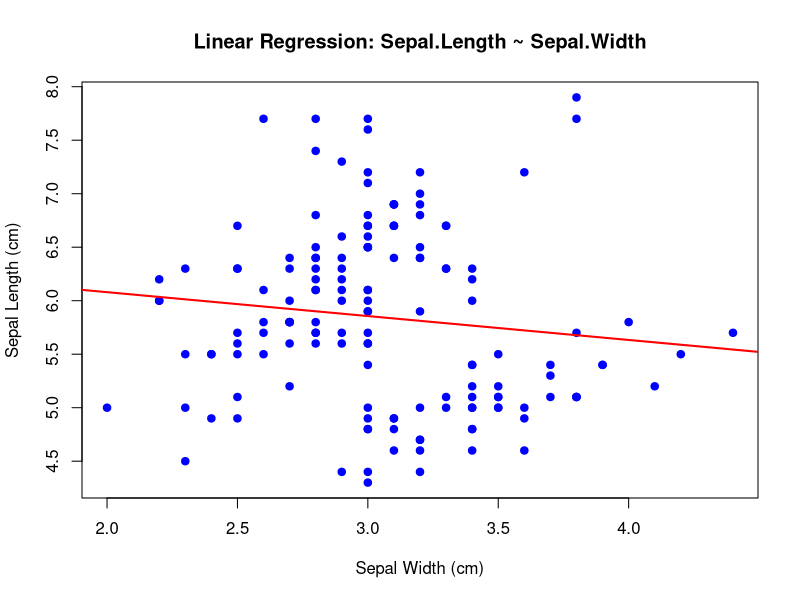
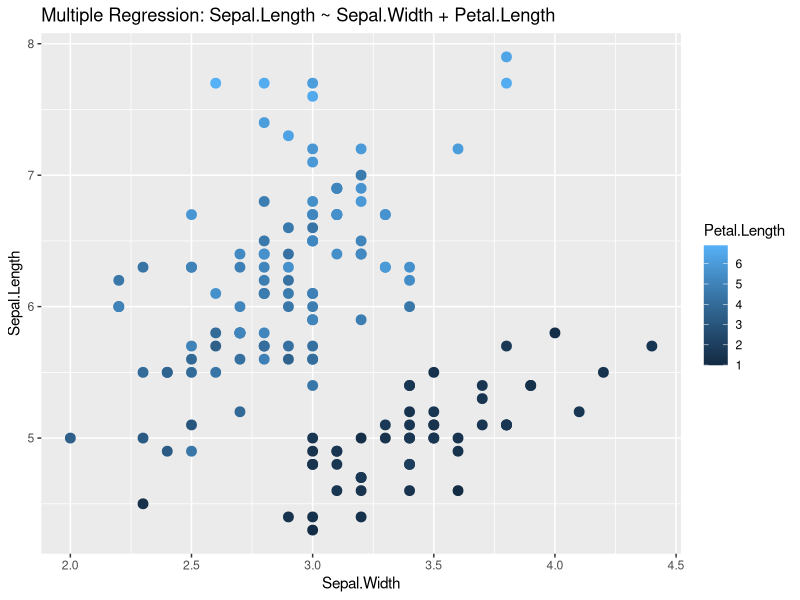
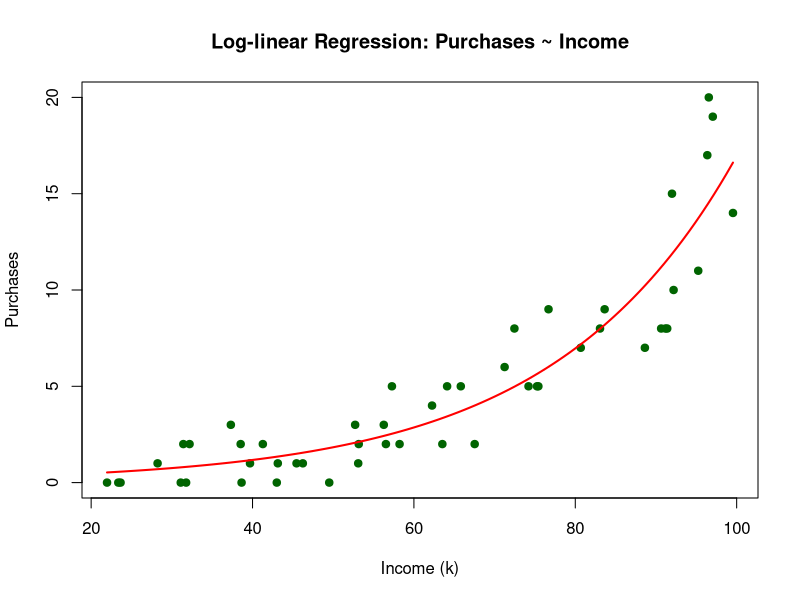
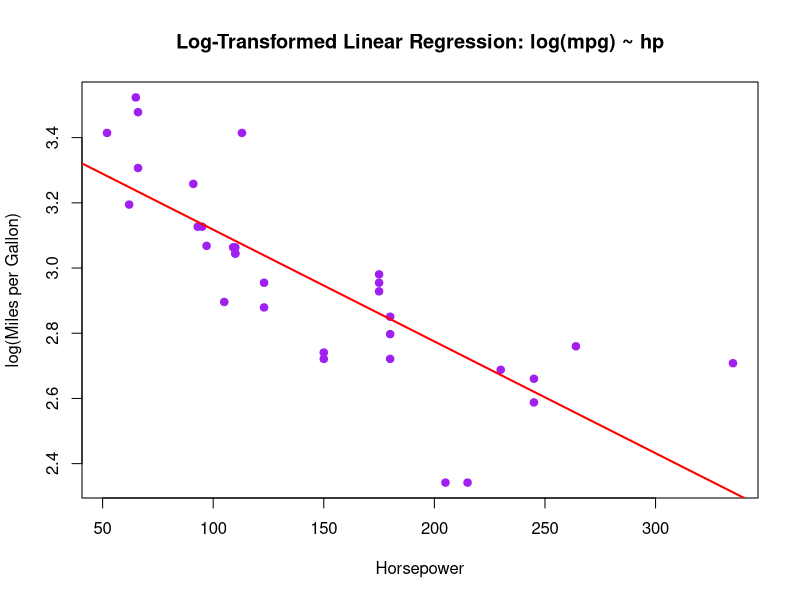
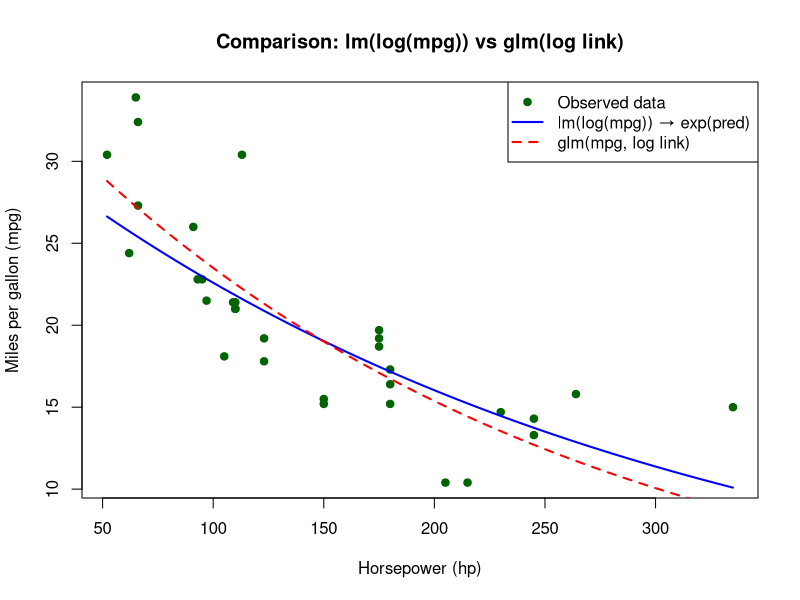

These figures' R source, in order:
## ---- chunk 1
# Load iris dataset
data("iris")

# Fit a linear regression model
lm_model <- lm(Sepal.Length ~ Sepal.Width, data = iris)

# Model summary
summary(lm_model)

# Predictions for new horsepower values
new_data <- data.frame(Sepal.Width = c(2.5, 3.0, 3.5))
predictions <- predict(lm_model, new_data, interval = "confidence")
predictions

# Plot data with regression line
plot(iris$Sepal.Width, iris$Sepal.Length, 
     pch = 19, col = "blue", 
     xlab = "Sepal Width (cm)", ylab = "Sepal Length (cm)",
     main = "Linear Regression: Sepal.Length ~ Sepal.Width")
abline(lm_model, col = "red", lwd = 2)

## ---- chunk 2
# Fit a multiple regression model
lm_multi <- lm(Sepal.Length ~ Sepal.Width + Petal.Length, data = iris)

# Model summary
summary(lm_multi)

# Predictions for new combinations of hp and wt
new_multi <- data.frame(Sepal.Width = c(2.5, 3.0, 3.5),
                        Petal.Length = c(1.0, 4.0, 5.5))
predict(lm_multi, new_multi, interval = "confidence")

# Visualize effect of hp on mpg for a fixed weight
library(ggplot2)
ggplot(iris, aes(x = Sepal.Width, y = Sepal.Length, color = Petal.Length)) +
  geom_point(size = 3) +
  geom_smooth(method = "lm", formula = y ~ x + Petal.Length, se = FALSE) +
  labs(title = "Multiple Regression: Sepal.Length ~ Sepal.Width + Petal.Length")





## ---- chunk 3
set.seed(123)
rpois(10, lambda = 3)
## ---- chunk 4

cat("Equation: log(μ_i) = β0 + β1 * x_i  (Poisson log-linear model)")

# Simulate count data
set.seed(123)
income <- runif(50, 20, 100)  # income between 20k–100k
purchases <- rpois(50, lambda = exp(0.05 * income - 2))# -2 and 0.05 are the real coefficients
#rpois is for random sampling for 50 numbers 
#please note that lambda is mean of Poisson distribution

data <- data.frame(income, purchases)

# Fit log-linear (Poisson regression) model
glm_model <- glm(purchases ~ income, data = data, family = poisson(link = "log"))

# Model summary
summary(glm_model)

# Predictions for new income values
new_income <- data.frame(income = c(30, 60, 90))
pred_counts <- predict(glm_model, new_income, type = "response")
pred_counts

# Plot observed vs fitted curve
plot(data$income, data$purchases, 
     pch = 19, col = "darkgreen",
     xlab = "Income (k)", ylab = "Purchases",
     main = "Log-linear Regression: Purchases ~ Income")

curve(predict(glm_model, newdata = data.frame(income = x), type = "response"), 
      add = TRUE, col = "red", lwd = 2)
## ---- chunk 5
cat("Equation: log(Y_i) = β0 + β1 * x_i + ε_i   (Log-transformed linear model)")

lm_log <- lm(log(mpg) ~ hp, data = mtcars)
summary(lm_log)

new_data <- data.frame(hp = c(100, 150, 200))
pred_log <- predict(lm_log, new_data, interval = "confidence")
exp(pred_log)  # back-transform to original scale

plot(mtcars$hp, log(mtcars$mpg),
     pch = 19, col = "purple",
     xlab = "Horsepower", ylab = "log(Miles per Gallon)",
     main = "Log-Transformed Linear Regression: log(mpg) ~ hp")

abline(lm_log, col = "red", lwd = 2)
## ---- chunk 6
# Load mtcars dataset
data(mtcars)

# 1. Linear regression on log(mpg)
lm_log <- lm(log(mpg) ~ hp, data = mtcars)

# Predictions (back-transform to mpg scale)
hp_grid <- seq(min(mtcars$hp), max(mtcars$hp), length.out = 200)
pred_lm_log <- exp(predict(lm_log, newdata = data.frame(hp = hp_grid)))

# 2. GLM with Gaussian family and log link
glm_log <- glm(mpg ~ hp, data = mtcars, family = gaussian(link = "log"))
pred_glm_log <- predict(glm_log, newdata = data.frame(hp = hp_grid), type = "response")

# Plot observed vs fitted curves
plot(mtcars$hp, mtcars$mpg,
     pch = 19, col = "darkgreen",
     xlab = "Horsepower (hp)", ylab = "Miles per gallon (mpg)",
     main = "Comparison: lm(log(mpg)) vs glm(log link)")

lines(hp_grid, pred_lm_log, col = "blue", lwd = 2)
lines(hp_grid, pred_glm_log, col = "red", lwd = 2, lty = 2)

legend("topright", legend = c("Observed data",
                              "lm(log(mpg)) → exp(pred)",
                              "glm(mpg, log link)"),
       col = c("darkgreen", "blue", "red"),
       pch = c(19, NA, NA), lty = c(NA, 1, 2), lwd = c(NA, 2, 2))

